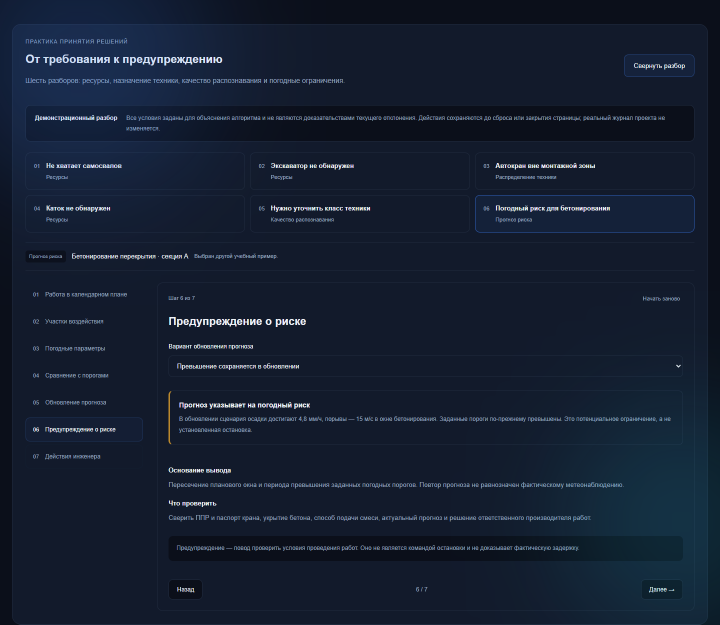
#> input picture docs/images/walkthrough-dark.png, 1440 x 1249 px (shown at 1/2 size); its folder holds only this picture in this run
$ python date_stamp_contact_sheet.py
#> lines starting #> are read from the running program, lines starting #| are printed output that depends on the picture
"""Контактный лист нижних полос всех снимков — проверить, на скольких есть штамп даты.

Штамп даты (если есть) обычно лежит в правом или левом нижнем углу.
Вырезаем нижнюю полосу каждого кадра, подписываем именем файла и
собираем в один лист для быстрого визуального аудита без открытия
ста отдельных файлов.

Запуск:
  python scripts/date_stamp_contact_sheet.py
"""

from __future__ import annotations

from pathlib import Path

from PIL import Image, ImageDraw, ImageFont

ROOT = Path(__file__).resolve().parents[1]
IMAGES_DIR = ROOT / "data" / "raw" / "images"
OUTPUT_DIR = ROOT / "data" / "interim"

STRIP_HEIGHT = 110
COLUMNS = 2
LABEL_HEIGHT = 18
BATCH_SIZE = 10  # по 10 листов по 10 снимков — цифры даты должны оставаться читаемыми


def natural_key(name: str) -> tuple[str, int]:
    stem = Path(name).stem
    head, _, tail = stem.rpartition("_")
    return (head, int(tail)) if tail.isdigit() else (stem, 0)


def load_font(size: int = 12) -> ImageFont.ImageFont:
#> called with size = 12
    for candidate in (r"C:\Windows\Fonts\segoeui.ttf", r"C:\Windows\Fonts\arial.ttf"):
        if Path(candidate).exists():
            return ImageFont.truetype(candidate, size)
    return ImageFont.load_default()


def main() -> None:
    paths = sorted(IMAGES_DIR.glob("*.png"), key=lambda p: natural_key(p.name))
    font = load_font()

    strips: list[Image.Image] = []
    for path in paths:
        with Image.open(path) as image:
#> image is the input picture: PIL image 1440x1249 RGB; mean R, G, B 21.3, 31.3, 49.1
            width, height = image.size
#> width = 1440; height = 1249
            crop = image.convert("RGB").crop((0, height - STRIP_HEIGHT, width, height))
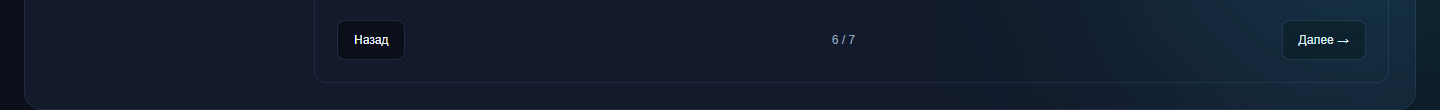
#> crop: PIL image 1440x110 RGB; mean R, G, B 18.5, 29.5, 46.3
        canvas = Image.new("RGB", (width, STRIP_HEIGHT + LABEL_HEIGHT), (30, 30, 30))
#> canvas: PIL image 1440x128 RGB; every value is 30
        canvas.paste(crop, (0, 0))
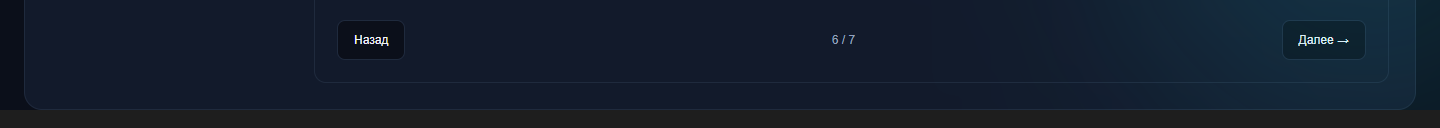
#> canvas: PIL image 1440x128 RGB; mean R, G, B 20.1, 29.6, 44
        draw = ImageDraw.Draw(canvas)
        draw.text((4, STRIP_HEIGHT + 1), path.stem, fill=(255, 255, 255), font=font)
        strips.append(canvas)

    cell_w = max(s.width for s in strips)
#> cell_w = 1440
    cell_h = max(s.height for s in strips)
#> cell_h = 128

    # Держим размер близким к оригиналу: цифры штампа мелкие, сильное уменьшение делает их нечитаемыми.
    scale = min(1.0, 620 / cell_w)
#> scale = 0.431
    thumb_w, thumb_h = int(cell_w * scale), int(cell_h * scale)
#> thumb_w = 620; thumb_h = 55

    OUTPUT_DIR.mkdir(parents=True, exist_ok=True)
    batches = [strips[i : i + BATCH_SIZE] for i in range(0, len(strips), BATCH_SIZE)]
#> batches = 1 item
    for batch_index, batch in enumerate(batches, start=1):
        rows = (len(batch) + COLUMNS - 1) // COLUMNS
        sheet = Image.new("RGB", (thumb_w * COLUMNS, thumb_h * rows), (10, 10, 10))
        for index, strip in enumerate(batch):
            thumb = strip.resize((thumb_w, thumb_h), Image.Resampling.LANCZOS)
            col, row = index % COLUMNS, index // COLUMNS
            sheet.paste(thumb, (col * thumb_w, row * thumb_h))
        output_path = OUTPUT_DIR / f"date_stamp_contact_sheet_{batch_index}.jpg"
        sheet.save(output_path, quality=80)
        print(f"Лист {batch_index}: {output_path} ({sheet.width}x{sheet.height})")
#> this loop made 1 pass
#> (batch_index, rows) on pass 1: (1, 1)
#| Лист 1: data/interim/date_stamp_contact_sheet_1.jpg (1240x55)
#> pass 1, in main, `sheet.save(output_path, quality=80)`:
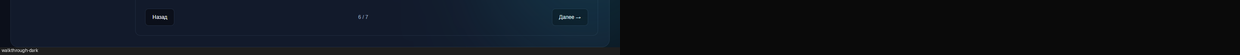
#> saved as date_stamp_contact_sheet_1.jpg: PIL image 1240x55 RGB; mean R, G, B 15.2, 19.9, 27.1

    print(f"Снимков всего: {len(strips)}")
#| Снимков всего: 1


if __name__ == "__main__":
    main()
